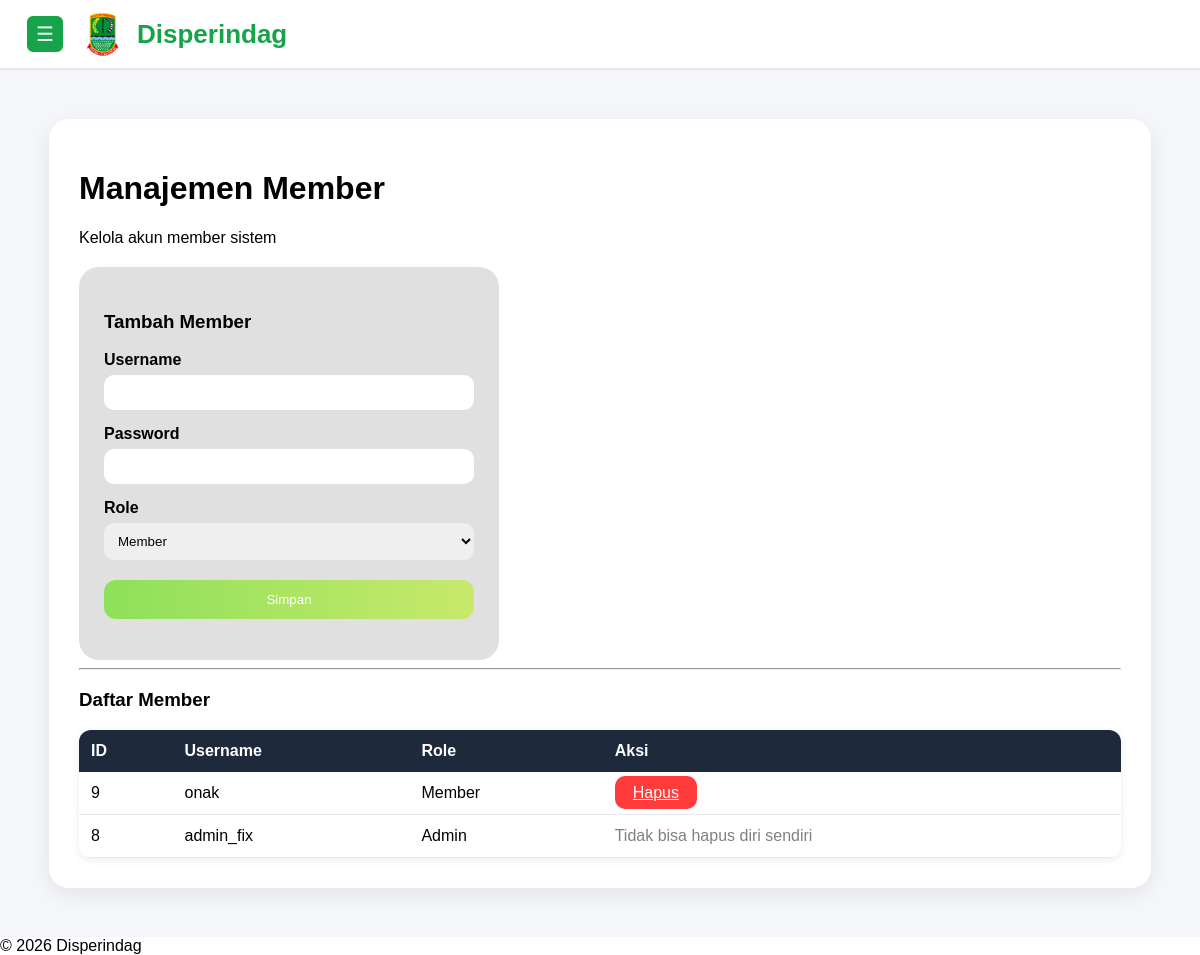
The app's page /member.php (signed in) with its own data.
### tables this page shows
CREATE TABLE `users` (
  `id` int NOT NULL,
  `username` varchar(50) NOT NULL,
  `password` varchar(255) NOT NULL,
  `role` enum('admin','member') NOT NULL,
  `created_at` timestamp NULL DEFAULT CURRENT_TIMESTAMP
);

### member.php (the view, shortened to what this page needs)
<?php
require_once 'config/database.php';
$q_member = mysqli_query($conn, "SELECT * FROM users ORDER BY id DESC");
?>
<div class="layout">
    <div style="flex:1; display:flex; flex-direction:column;">
        <?php require_once 'includes/header.php'; ?>
        <div class="content">
            <div class="container">
                <h1>Manajemen Member</h1>
                <p class="subtitle">Kelola akun member sistem</p>
                <div class="form-box">
                    <h3>Tambah Member</h3>
                    <form action="member_process.php" method="POST">
                        <div class="form-group">
                            <label>Username</label>
                            <input type="text" name="username" required>
                        </div>
                        <div class="form-group">
                            <label>Password</label>
                            <input type="password" name="password" required>
                        </div>
                        <div class="form-group">
                            <label>Role</label>
                            <select name="role" required>
                                <option value="member">Member</option>
                            </select>
                        </div>
                        <button type="submit" class="btn-save">Simpan</button>
                    </form>
                </div>
                <hr class="divider">
                <h3>Daftar Member</h3>
                <table class="member-table">
    <tr>
        <th>ID</th>
        <th>Username</th>
        <th>Role</th>
        <th>Aksi</th>
    </tr>
    <?php while($m = mysqli_fetch_assoc($q_member)) { ?>
    <tr>
        <td><?= $m['id'] ?></td>
        <td><?= $m['username'] ?></td>
        <td>
            <?php if ($m['role'] == 'admin') { ?>
                <span class="role-admin">Admin</span>
            <?php } else { ?>
                <span class="role-member">Member</span>
            <?php } ?>
        </td>
        <td>
            <?php if ($m['id'] != $_SESSION['id']) { ?>
                <a href="delete_member.php?id=<?= $m['id'] ?>"
                   class="btn-delete"
                   onclick="return confirm('Yakin ingin menghapus user ini?')">
                   Hapus
                </a>
            <?php } else { ?>
                <span style="color:gray;">Tidak bisa hapus diri sendiri</span>
            <?php } ?>
        </td>
    </tr>
    <?php } ?>
</table>
            </div>
        </div>
    </div>
</div>
<?php require_once 'includes/footer.php'; ?>

### assets/css/style.css (style rules this page uses)
:root { --primary: #020330; --primary-gradient: linear-gradient(to right, #8ee05a, #c8e96b); --green: #16a34a; --bg: #ffffff; --soft: #e0e0e0; --gray-border: #e5e7eb; }
* { box-sizing: border-box; }
body { margin: 0; font-family: Arial, Helvetica, sans-serif; background: var(--bg); }
.container { background: #ffffff; padding: 30px; margin: 19px; border-radius: 20px; box-shadow: 0 6px 20px rgba(0, 0, 0, 0.08); min-height: calc(100vh - 140px); }
.content { margin-top: 70px; margin-left: 0; padding: 30px; min-height: calc(100vh - 70px); background: #f4f6f9; transition: margin-left 0.3s ease; }
.form-box { width: 420px; background: var(--soft); padding: 25px; border-radius: 20px; margin-top: 20px; position: relative; }
.form-group { margin-top: 15px; }
.form-group label { font-weight: bold; margin-bottom: 6px; display: block; }
.form-group input, .form-group select { width: 100%; padding: 10px; border-radius: 10px; border: none; }
.btn-save { margin-top: 20px; width: 100%; padding: 12px; border-radius: 12px; border: none; background: var(--primary-gradient); color: white; cursor: pointer; }
.member-table { width: 100%; border-collapse: collapse; background: #ffffff; margin-top: 15px; border-radius: 12px; overflow: hidden; box-shadow: 0 2px 8px rgba(0, 0, 0, 0.08); }
.member-table th { background: #1e293b; color: #ffffff; padding: 12px; text-align: left; }
.member-table td { padding: 12px; border-bottom: 1px solid var(--gray-border); }
.btn-delete { background: #ff3b3b; color: white; padding: 8px 18px; border-radius: 10px; border: none; cursor: pointer; }

### records on screen
users: id "9", username "onak", role "Member"
users: id "8", username "admin_fix", role "Admin", shows "Tidak bisa hapus diri sendiri"
